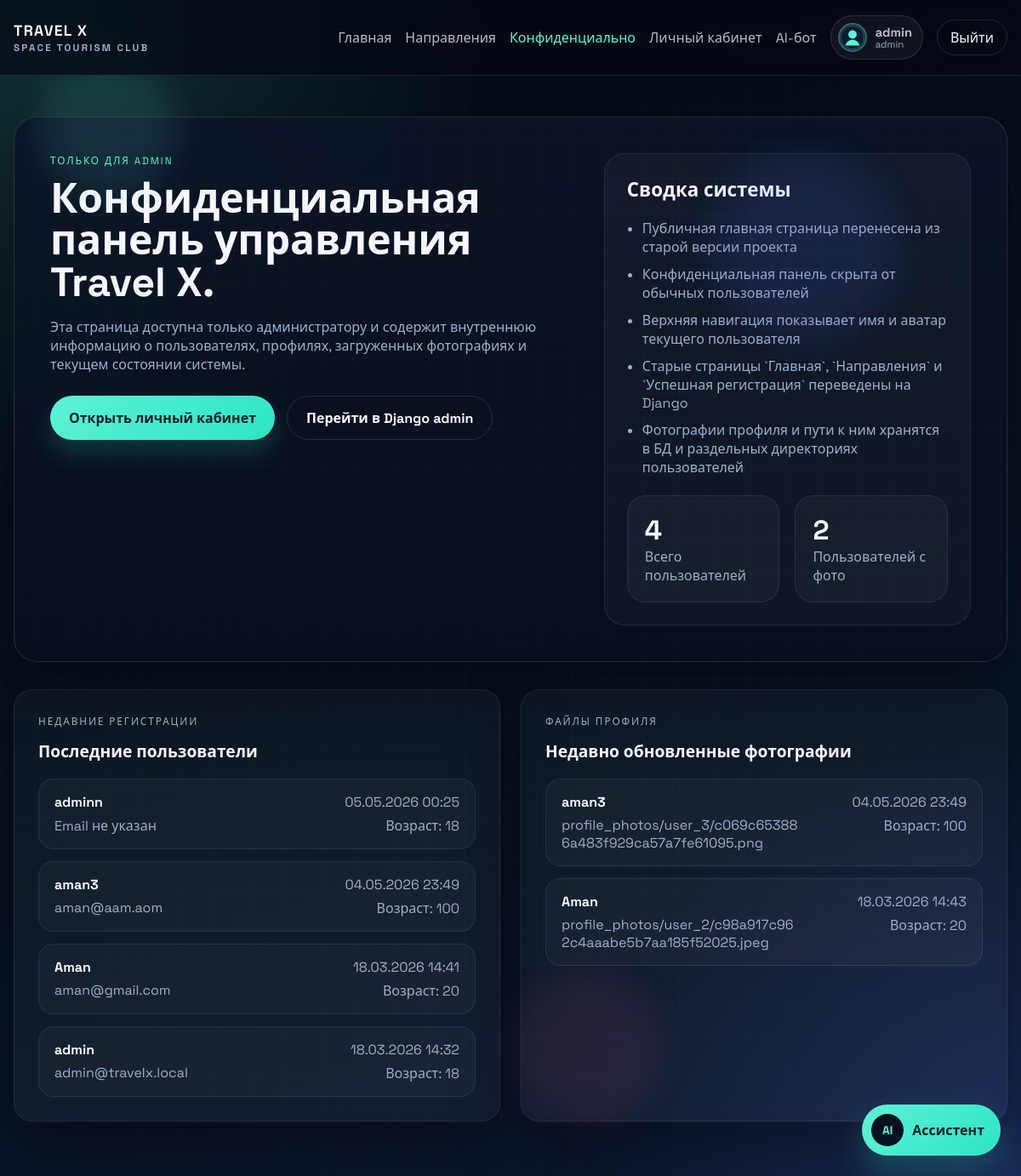
The app's page /staff-home/ (signed in) with its own data.
### accounts/models.py (models this page shows, shortened)
class UserProfile(models.Model):
    user = models.OneToOneField(
        User,
        on_delete=models.CASCADE,
        related_name="profile",
        verbose_name="Пользователь",
    )
    age = models.PositiveSmallIntegerField(
        default=18,
        validators=[MinValueValidator(18), MaxValueValidator(100)],
        verbose_name="Возраст",
    )
    profile_image = models.ImageField(
        upload_to=profile_image_upload_to,
        blank=True,
        null=True,
        validators=[FileExtensionValidator(["jpg", "jpeg", "png", "webp", "gif"])],
        verbose_name="Фото профиля",
    )
    achievements = models.ManyToManyField(
        Achievement,
        related_name="profiles",
        blank=True,
        verbose_name="Достижения",
    )
    psych_quiz_passed = models.BooleanField(
        default=False,
        verbose_name="Психологический тест пройден",
    )
    created_at = models.DateTimeField(auto_now_add=True, verbose_name="Создан")
    updated_at = models.DateTimeField(auto_now=True, verbose_name="Обновлен")
    class Meta:
        verbose_name = "Профиль пользователя"
        verbose_name_plural = "Профили пользователей"

### accounts/views.py (the view)
# urls.py: path("staff-home/", views.staff_home, name="staff_home"),
@login_required
def staff_home(request):
    if not request.user.is_staff:
        raise PermissionDenied
    recent_users = User.objects.select_related("profile").order_by("-date_joined")[:6]
    context = {
        **get_public_stats(),
        "recent_users": recent_users,
        "profiles_with_photo": UserProfile.objects.filter(profile_image__isnull=False).exclude(profile_image="").order_by("-updated_at")[:6],
    }
    return render(request, "accounts/home.html", context)

### accounts/context_processors.py (called while the page is built)
def nav_profile(request):
    if not request.user.is_authenticated:
        return {"nav_profile": None}
    profile, _ = UserProfile.objects.get_or_create(user=request.user)
    avatar_url = profile.profile_image.url if profile.profile_image else static("images/default-avatar.svg")
    return {
        "nav_profile": {
            "username": request.user.username,
            "avatar_url": avatar_url,
            "is_staff": request.user.is_staff,
        }
    }

### accounts/views.py (called while the page is built)
def get_public_stats():
    return {
        "travellers_count": User.objects.count(),
        "photos_count": UserProfile.objects.filter(profile_image__isnull=False).exclude(profile_image="").count(),
    }

### templates/accounts/home.html (shortened to what this page needs)
{% extends "base.html" %}
{% block content %}
<section class="hero-panel glass-panel">
    <div class="hero-copy">
        <p class="eyebrow">Только для admin</p>
        <h1>Конфиденциальная панель управления Travel X.</h1>
        <p class="lead">
            Эта страница доступна только администратору и содержит внутреннюю информацию о пользователях,
            профилях, загруженных фотографиях и текущем состоянии системы.
        </p>
        <div class="hero-actions">
            <a href="{% url 'dashboard' %}" class="primary-button">Открыть личный кабинет</a>
            <a href="{% url 'admin:index' %}" class="secondary-button">Перейти в Django admin</a>
        </div>
    </div>
    <aside class="status-card">
        <h2>Сводка системы</h2>
        <ul class="status-list">
            <li>Публичная главная страница перенесена из старой версии проекта</li>
            <li>Конфиденциальная панель скрыта от обычных пользователей</li>
            <li>Верхняя навигация показывает имя и аватар текущего пользователя</li>
            <li>Старые страницы `Главная`, `Направления` и `Успешная регистрация` переведены на Django</li>
            <li>Фотографии профиля и пути к ним хранятся в БД и раздельных директориях пользователей</li>
        </ul>
        <div class="stats-grid">
            <div class="stat-card">
                <span class="stat-value">{{ travellers_count }}</span>
                <span class="stat-label">Всего пользователей</span>
            </div>
            <div class="stat-card">
                <span class="stat-value">{{ photos_count }}</span>
                <span class="stat-label">Пользователей с фото</span>
            </div>
        </div>
    </aside>
</section>
<section class="admin-grid">
    <article class="glass-panel info-card admin-panel-card">
        <p class="eyebrow">Недавние регистрации</p>
        <h3>Последние пользователи</h3>
        <div class="admin-user-list">
            {% for recent_user in recent_users %}
                <div class="admin-user-row">
                    <div>
                        <strong>{{ recent_user.username }}</strong>
                        <p>{{ recent_user.email|default:"Email не указан" }}</p>
                    </div>
                    <div class="admin-user-meta">
                        <span>{{ recent_user.date_joined|date:"d.m.Y H:i" }}</span>
                        <span>Возраст: {{ recent_user.profile.age }}</span>
                    </div>
                </div>
            {% empty %}
                <p class="muted">Пока нет данных о пользователях.</p>
            {% endfor %}
        </div>
    </article>
    <article class="glass-panel info-card admin-panel-card">
        <p class="eyebrow">Файлы профиля</p>
        <h3>Недавно обновленные фотографии</h3>
        <div class="admin-user-list">
            {% for profile in profiles_with_photo %}
                <div class="admin-user-row">
                    <div>
                        <strong>{{ profile.user.username }}</strong>
                        <p>{{ profile.profile_image.name }}</p>
                    </div>
                    <div class="admin-user-meta">
                        <span>{{ profile.updated_at|date:"d.m.Y H:i" }}</span>
                        <span>Возраст: {{ profile.age }}</span>
                    </div>
                </div>
            {% empty %}
                <p class="muted">Пока никто не загрузил фотографию профиля.</p>
            {% endfor %}
        </div>
    </article>
</section>
{% endblock %}

### templates/includes/nav_user.html
{% if nav_profile %}
    <a href="{% url 'dashboard' %}" class="nav-user-pill" aria-label="Профиль пользователя">
        <img src="{{ nav_profile.avatar_url }}" alt="Аватар {{ nav_profile.username }}" class="nav-avatar">
        <span class="nav-user-text">
            <strong>{{ nav_profile.username }}</strong>
            <small>{% if nav_profile.is_staff %}admin{% else %}пользователь{% endif %}</small>
        </span>
    </a>
{% endif %}

### static/css/styles.css (style rules this page uses)
:root { --bg: #07111f; --bg-soft: #111f35; --panel: rgba(8, 15, 29, 0.78); --text: #f4f7fb; --muted: #9bb0ca; --line: rgba(255, 255, 255, 0.12); --accent: #5ef2d6; --accent-strong: #2ce5c4; --danger: #ff7b9a; --shadow: 0 30px 80px rgba(0, 0, 0, 0.35); }
* { box-sizing: border-box; }
html { scroll-behavior: smooth; }
body { margin: 0; min-height: 100vh; font-family: "Space Grotesk", "Segoe UI", sans-serif; color: var(--text); background: radial-gradient(circle at top left, rgba(94, 242, 214, 0.18), transparent 32%), radial-gradient(circle at bottom right, rgba(81, 109, 255, 0.18), transparent 28%), linear-gradient(160deg, #030812 0%, #07111f 55%, #0d1830 100%); position: relative; }
body::before { content: ""; position: fixed; inset: 0; background-image: linear-gradient(rgba(255, 255, 255, 0.02) 1px, transparent 1px), linear-gradient(90deg, rgba(255, 255, 255, 0.02) 1px, transparent 1px); background-size: 42px 42px; mask-image: radial-gradient(circle at center, black 55%, transparent 100%); pointer-events: none; }
a { color: inherit; text-decoration: none; }
.nav-links a { color: rgba(244, 247, 251, 0.75); }
.nav-user-pill { display: inline-flex; align-items: center; gap: 10px; padding: 8px 12px 8px 8px; border-radius: 999px; border: 1px solid var(--line); background: rgba(255, 255, 255, 0.05); }
.nav-avatar { width: 34px; height: 34px; border-radius: 50%; object-fit: cover; border: 2px solid rgba(94, 242, 214, 0.35); background: rgba(255, 255, 255, 0.06); }
.nav-user-text { display: flex; flex-direction: column; line-height: 1.1; }
.nav-user-text strong { font-size: 0.92rem; }
.nav-user-text small { color: var(--muted); font-size: 0.72rem; }
.primary-chip, .ghost-button, .primary-button, .secondary-button { border-radius: 999px; transition: transform 0.2s ease, box-shadow 0.2s ease; }
.primary-chip, .primary-button { background: linear-gradient(135deg, var(--accent), var(--accent-strong)); color: #04202a; box-shadow: 0 14px 28px rgba(44, 229, 196, 0.2); }
.ghost-button, .secondary-button { background: transparent; color: var(--text); border: 1px solid var(--line); }
.primary-button, .secondary-button { display: inline-flex; justify-content: center; align-items: center; padding: 14px 22px; font-weight: 700; }
.glass-panel { background: linear-gradient(180deg, rgba(12, 20, 39, 0.9), rgba(8, 15, 29, 0.72)); border: 1px solid var(--line); border-radius: 28px; box-shadow: var(--shadow); }
.hero-panel { display: grid; grid-template-columns: 1.3fr 0.9fr; gap: 28px; padding: 42px; margin-bottom: 32px; }
.eyebrow { margin: 0 0 14px; color: var(--accent); text-transform: uppercase; letter-spacing: 0.16em; font-size: 0.74rem; }
.hero-copy h1, .auth-side h1, .profile-summary h1 { margin: 0 0 16px; font-size: clamp(2.4rem, 4vw, 4rem); line-height: 1.02; }
.lead, .status-list, .info-card p, .muted, .field-help, .auth-footer, .file-note { color: var(--muted); }
.hero-actions { display: flex; gap: 14px; flex-wrap: wrap; margin-top: 26px; }
.status-card { background: rgba(255, 255, 255, 0.03); border-radius: 24px; padding: 26px; border: 1px solid rgba(255, 255, 255, 0.08); }
.status-card h2, .form-card h2 { margin-top: 0; font-size: 1.4rem; }
.status-list { margin: 0; padding-left: 18px; display: grid; gap: 10px; }
.stats-grid, .meta-grid, .feature-grid { display: grid; gap: 18px; }
.stats-grid { grid-template-columns: repeat(2, minmax(0, 1fr)); margin-top: 22px; }
.stat-card, .meta-card, .info-card { padding: 20px; border-radius: 22px; border: 1px solid rgba(255, 255, 255, 0.08); background: rgba(255, 255, 255, 0.03); }
.stat-value { display: block; font-size: 2rem; font-weight: 700; }
.stat-label, .meta-card span { color: var(--muted); }
.admin-grid { display: grid; grid-template-columns: repeat(2, minmax(0, 1fr)); gap: 24px; margin-top: 30px; }
.admin-panel-card { padding: 28px; }
.admin-user-list { display: grid; gap: 14px; }
.admin-user-row { display: flex; justify-content: space-between; gap: 16px; padding: 16px 18px; border-radius: 18px; border: 1px solid rgba(255, 255, 255, 0.08); background: rgba(255, 255, 255, 0.03); }
.admin-user-row p { margin: 6px 0 0; color: var(--muted); word-break: break-word; }
.admin-user-meta { min-width: 180px; display: flex; flex-direction: column; gap: 6px; color: var(--muted); text-align: right; }
.info-card h3 { margin-top: 0; font-size: 1.2rem; }

### records on screen
UserProfile: user.username "aman3", profile_image.name "profile_photos/user_3/c069c653886a483f929ca57a7fe61095.png", updated_at "04.05.2026 23:49", age "100"
UserProfile: user.username "Aman", profile_image.name "profile_photos/user_2/c98a917c962c4aaabe5b7aa185f52025.jpeg", updated_at "18.03.2026 14:43", age "20"

### other values on screen
{{ nav_profile.username }} "admin"
{{ travellers_count }} "4"
{{ photos_count }} "2"
{{ recent_user.username }} "adminn"
{{ recent_user.email|default:"Email не указан" }} "Email не указан"
{{ recent_user.date_joined|date:"d.m.Y H:i" }} "05.05.2026 00:25"
{{ recent_user.profile.age }} "18"
{{ recent_user.username }} "aman3"
{{ recent_user.email|default:"Email не указан" }} "aman@aam.aom"
{{ recent_user.date_joined|date:"d.m.Y H:i" }} "04.05.2026 23:49"
{{ recent_user.profile.age }} "100"
{{ recent_user.username }} "Aman"
{{ recent_user.email|default:"Email не указан" }} "aman@gmail.com"
{{ recent_user.date_joined|date:"d.m.Y H:i" }} "18.03.2026 14:41"
{{ recent_user.profile.age }} "20"
